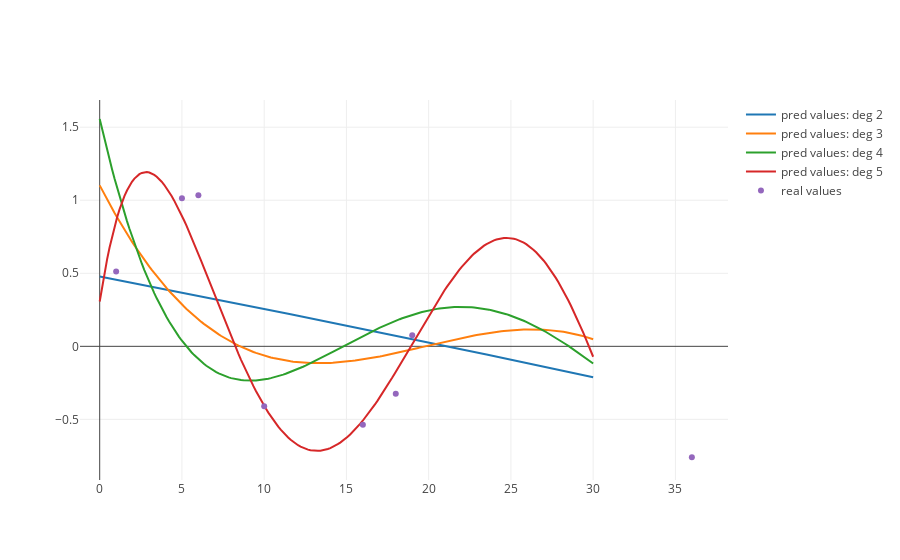

The notebook cell this image was saved under:
### Markdown cell above
### Задание 3

### Code cell
noisysine_lasso_df = noisysine_df.copy()

x = pd.DataFrame({'x' : np.linspace(0, 30, 200)})
data = []

for i in range(2, 6):
    noisysine_lasso_df['x' + str(i)] = noisysine_lasso_df['x'] ** i
    x['x' + str(i)] = x['x'] ** i
    noisysine_lasso_train_df = noisysine_lasso_df.loc[noisysine_train.index]
    noisysine_lasso_test_df = noisysine_lasso_df.loc[noisysine_test.index]
    
    model = sklearn.linear_model.Lasso(alpha=0.002, max_iter=10000000, selection='cyclic')
    model.fit(noisysine_lasso_train_df.drop(columns=['y']), noisysine_lasso_train_df['y'])
    
    real_y = noisysine_lasso_test_df.sort_values(by=['x'])['y']
    pred_y = model.predict(noisysine_lasso_test_df.drop(columns=['y']).sort_values(by=['x']))
    
    print("Degree =", i, ", r2 = ", sklearn.metrics.r2_score(real_y, pred_y),
          "features used =", sum(map(lambda x: 1 if x > 0 else 0, model.coef_)))
    
    

    
    data.append(
        go.Scatter(
            y = model.predict(x),
            x = x['x'],
            mode = 'lines',
            name = 'pred values: deg {}'.format(i)
        ))

data.append(
        go.Scatter(
            y = noisysine_lasso_test_df.sort_values(by=['x'])['y'],
            x = noisysine_lasso_test_df.sort_values(by=['x'])['x'],
            mode = 'markers',
            name = 'real values'
        ))
plotly.offline.iplot(data, filename='real_values.html')

### Figure 1 — Plotly figure (JSON) as saved in the notebook; plotly's stock layout.template omitted (floating-point values rounded to 4 significant figures; data arrays with more than 128 entries replaced by an {"elided": "..."} marker saying what was removed)
{"data": [{"mode": "lines", "name": "pred values: deg 2", "type": "scatter", "uid": "ab61a147-43dd-4ce9-b7fa-9f0de037d82e", "x": {"elided": "200 float values"}, "y": {"elided": "200 float values"}}, {"mode": "lines", "name": "pred values: deg 3", "type": "scatter", "uid": "5e9610d3-c58a-4579-a6ec-9f9edbcdfab3", "x": {"elided": "200 float values"}, "y": {"elided": "200 float values"}}, {"mode": "lines", "name": "pred values: deg 4", "type": "scatter", "uid": "9450138f-4c26-4e5a-b578-75bce59960e6", "x": {"elided": "200 float values"}, "y": {"elided": "200 float values"}}, {"mode": "lines", "name": "pred values: deg 5", "type": "scatter", "uid": "fa4b1477-f120-4f89-a254-3646d9374ee4", "x": {"elided": "200 float values"}, "y": {"elided": "200 float values"}}, {"mode": "markers", "name": "real values", "type": "scatter", "uid": "81cc168e-21e4-4d5a-b42f-895e54f80949", "x": [1, 5, 6, 10, 16, 18, 19, 36], "y": [0.5118, 1.014, 1.034, -0.4094, -0.5373, -0.3242, 0.07661, -0.7593]}], "layout": {}}
